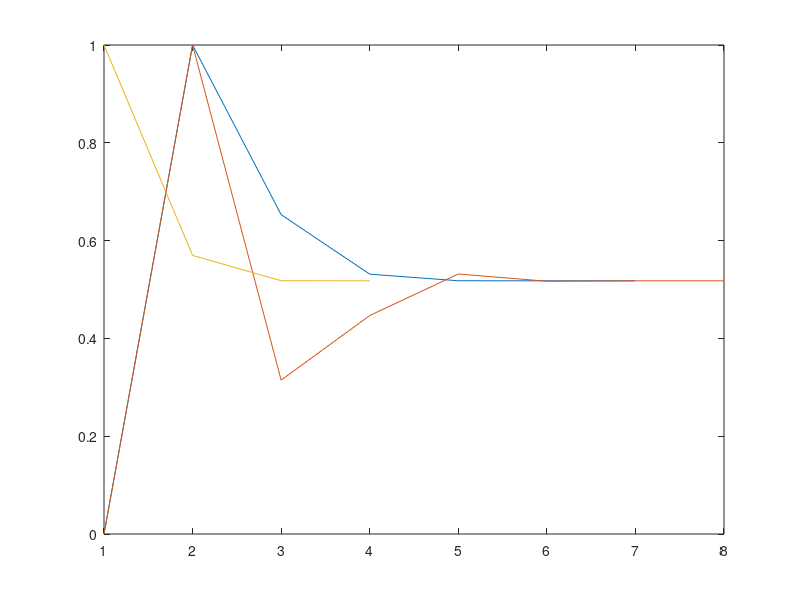

Write the MATLAB code that produced this figure.
close all;

% PLOTTER FUNCTION AFTER GETTING READINGS FROM THE C OUTPUT

x1=[
0.000000;
1.000000;
0.653079;
0.531343;
0.517910;
0.517757;
0.517757;
];
x2=[0.000000;
1.000000;
0.314665;
0.446728;
0.531706;
0.516904;
0.517747;
0.517757;
];
x3=[
    1.000000;
0.569734;
0.517895;
0.517757;

];
plot(x1)
hold on
plot(x2)
hold on
plot (x3)
